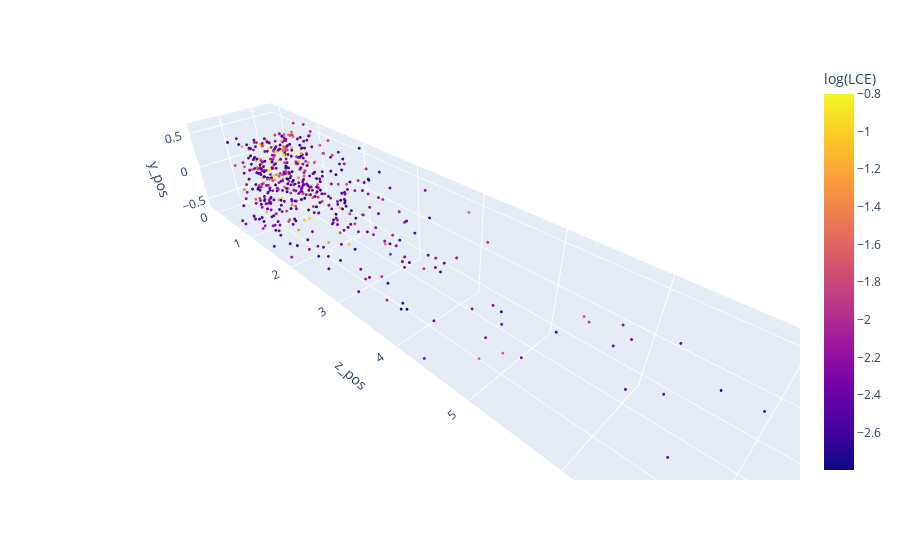
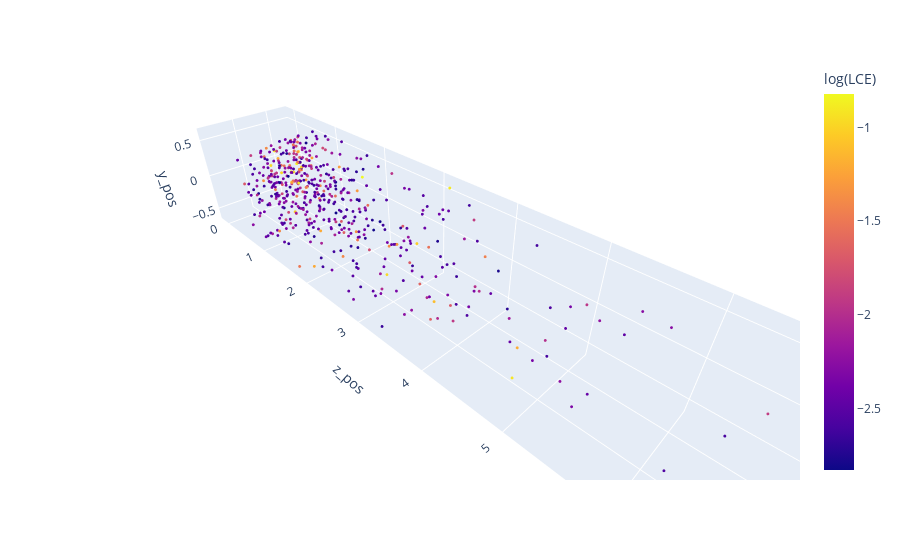
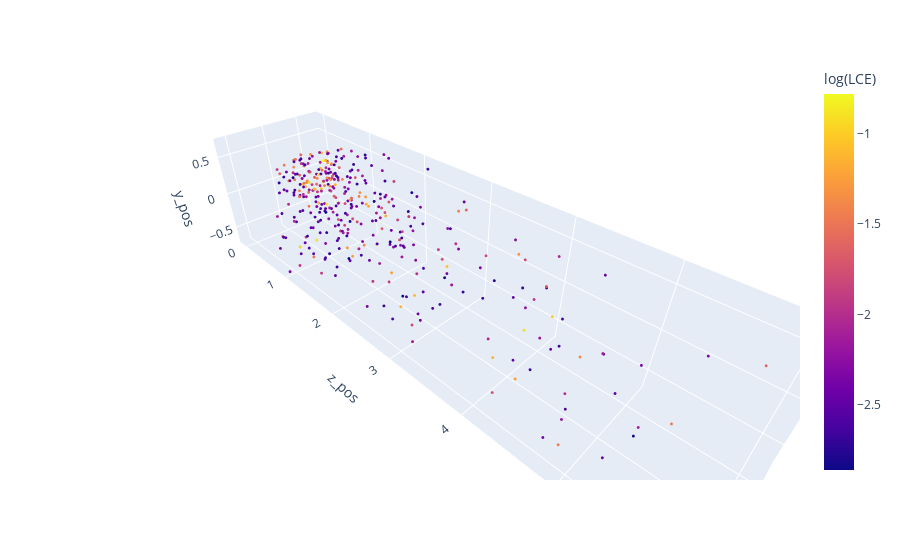
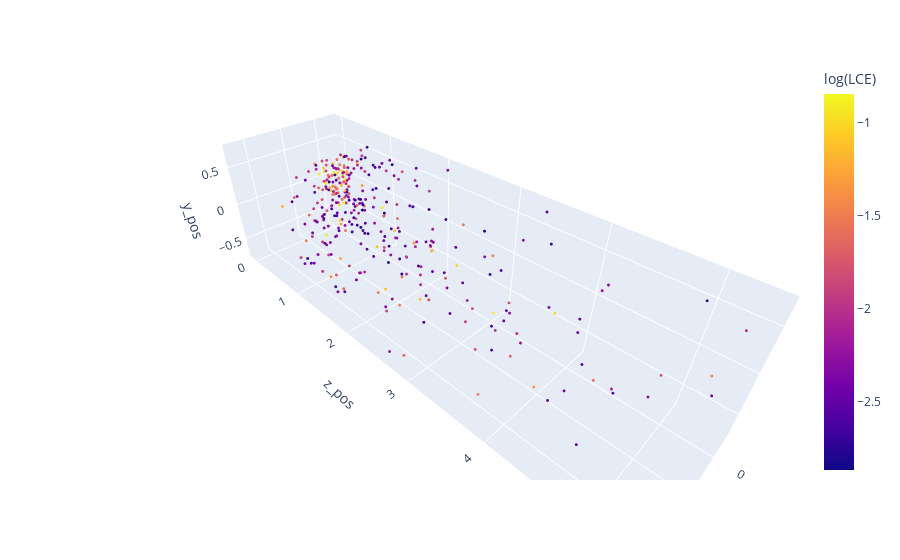

Notebook code for these charts, in order:
### Code cell
# corner and center comparison at each SiPM side trapezoid
l = 0
import plotly.express as px
for i in range(6):

    fig = px.scatter_3d(dfs[l][i], x ='x_pos', y ='z_pos', z ='y_pos', color='log(LCE)')
    fig.update_scenes(aspectmode='data')
    fig.update_traces(opacity=1, selector=dict(type='scatter3d'))
    fig.update_traces(marker_size=1, selector=dict(type='scatter3d'))
    fig.update_traces(marker_colorscale='Hot', selector=dict(type='scatter3d'))
    fig.show()

### Figure 1 — Plotly figure (JSON) as saved in the notebook; plotly's stock layout.template omitted (floating-point values rounded to 4 significant figures; data arrays with more than 128 entries replaced by an {"elided": "..."} marker saying what was removed)
{"data": [{"hovertemplate": "x_pos=%{x}<br>z_pos=%{y}<br>y_pos=%{z}<br>log(LCE)=%{marker.color}<extra></extra>", "legendgroup": "", "marker": {"color": {"elided": "529 float values"}, "coloraxis": "coloraxis", "colorscale": [[0, "rgb(0,0,0)"], [0.3333, "rgb(230,0,0)"], [0.6667, "rgb(255,210,0)"], [1, "rgb(255,255,255)"]], "size": 1, "symbol": "circle"}, "mode": "markers", "name": "", "opacity": 1, "scene": "scene", "showlegend": false, "type": "scatter3d", "x": {"elided": "529 float values"}, "y": {"elided": "529 float values"}, "z": {"elided": "529 float values"}}], "layout": {"coloraxis": {"colorbar": {"title": {"text": "log(LCE)"}}, "colorscale": [[0, "#0d0887"], [0.1111, "#46039f"], [0.2222, "#7201a8"], [0.3333, "#9c179e"], [0.4444, "#bd3786"], [0.5556, "#d8576b"], [0.6667, "#ed7953"], [0.7778, "#fb9f3a"], [0.8889, "#fdca26"], [1, "#f0f921"]]}, "legend": {"tracegroupgap": 0}, "margin": {"t": 60}, "scene": {"aspectmode": "data", "domain": {"x": [0, 1], "y": [0, 1]}, "xaxis": {"title": {"text": "x_pos"}}, "yaxis": {"title": {"text": "z_pos"}}, "zaxis": {"title": {"text": "y_pos"}}}}}

### Figure 2 — Plotly figure (JSON) as saved in the notebook; plotly's stock layout.template omitted (floating-point values rounded to 4 significant figures; data arrays with more than 128 entries replaced by an {"elided": "..."} marker saying what was removed)
{"data": [{"hovertemplate": "x_pos=%{x}<br>z_pos=%{y}<br>y_pos=%{z}<br>log(LCE)=%{marker.color}<extra></extra>", "legendgroup": "", "marker": {"color": {"elided": "551 float values"}, "coloraxis": "coloraxis", "colorscale": [[0, "rgb(0,0,0)"], [0.3333, "rgb(230,0,0)"], [0.6667, "rgb(255,210,0)"], [1, "rgb(255,255,255)"]], "size": 1, "symbol": "circle"}, "mode": "markers", "name": "", "opacity": 1, "scene": "scene", "showlegend": false, "type": "scatter3d", "x": {"elided": "551 float values"}, "y": {"elided": "551 float values"}, "z": {"elided": "551 float values"}}], "layout": {"coloraxis": {"colorbar": {"title": {"text": "log(LCE)"}}, "colorscale": [[0, "#0d0887"], [0.1111, "#46039f"], [0.2222, "#7201a8"], [0.3333, "#9c179e"], [0.4444, "#bd3786"], [0.5556, "#d8576b"], [0.6667, "#ed7953"], [0.7778, "#fb9f3a"], [0.8889, "#fdca26"], [1, "#f0f921"]]}, "legend": {"tracegroupgap": 0}, "margin": {"t": 60}, "scene": {"aspectmode": "data", "domain": {"x": [0, 1], "y": [0, 1]}, "xaxis": {"title": {"text": "x_pos"}}, "yaxis": {"title": {"text": "z_pos"}}, "zaxis": {"title": {"text": "y_pos"}}}}}

### Figure 3 — Plotly figure (JSON) as saved in the notebook; plotly's stock layout.template omitted (floating-point values rounded to 4 significant figures; data arrays with more than 128 entries replaced by an {"elided": "..."} marker saying what was removed)
{"data": [{"hovertemplate": "x_pos=%{x}<br>z_pos=%{y}<br>y_pos=%{z}<br>log(LCE)=%{marker.color}<extra></extra>", "legendgroup": "", "marker": {"color": {"elided": "384 float values"}, "coloraxis": "coloraxis", "colorscale": [[0, "rgb(0,0,0)"], [0.3333, "rgb(230,0,0)"], [0.6667, "rgb(255,210,0)"], [1, "rgb(255,255,255)"]], "size": 1, "symbol": "circle"}, "mode": "markers", "name": "", "opacity": 1, "scene": "scene", "showlegend": false, "type": "scatter3d", "x": {"elided": "384 float values"}, "y": {"elided": "384 float values"}, "z": {"elided": "384 float values"}}], "layout": {"coloraxis": {"colorbar": {"title": {"text": "log(LCE)"}}, "colorscale": [[0, "#0d0887"], [0.1111, "#46039f"], [0.2222, "#7201a8"], [0.3333, "#9c179e"], [0.4444, "#bd3786"], [0.5556, "#d8576b"], [0.6667, "#ed7953"], [0.7778, "#fb9f3a"], [0.8889, "#fdca26"], [1, "#f0f921"]]}, "legend": {"tracegroupgap": 0}, "margin": {"t": 60}, "scene": {"aspectmode": "data", "domain": {"x": [0, 1], "y": [0, 1]}, "xaxis": {"title": {"text": "x_pos"}}, "yaxis": {"title": {"text": "z_pos"}}, "zaxis": {"title": {"text": "y_pos"}}}}}

### Figure 4 — Plotly figure (JSON) as saved in the notebook; plotly's stock layout.template omitted (floating-point values rounded to 4 significant figures; data arrays with more than 128 entries replaced by an {"elided": "..."} marker saying what was removed)
{"data": [{"hovertemplate": "x_pos=%{x}<br>z_pos=%{y}<br>y_pos=%{z}<br>log(LCE)=%{marker.color}<extra></extra>", "legendgroup": "", "marker": {"color": {"elided": "352 float values"}, "coloraxis": "coloraxis", "colorscale": [[0, "rgb(0,0,0)"], [0.3333, "rgb(230,0,0)"], [0.6667, "rgb(255,210,0)"], [1, "rgb(255,255,255)"]], "size": 1, "symbol": "circle"}, "mode": "markers", "name": "", "opacity": 1, "scene": "scene", "showlegend": false, "type": "scatter3d", "x": {"elided": "352 float values"}, "y": {"elided": "352 float values"}, "z": {"elided": "352 float values"}}], "layout": {"coloraxis": {"colorbar": {"title": {"text": "log(LCE)"}}, "colorscale": [[0, "#0d0887"], [0.1111, "#46039f"], [0.2222, "#7201a8"], [0.3333, "#9c179e"], [0.4444, "#bd3786"], [0.5556, "#d8576b"], [0.6667, "#ed7953"], [0.7778, "#fb9f3a"], [0.8889, "#fdca26"], [1, "#f0f921"]]}, "legend": {"tracegroupgap": 0}, "margin": {"t": 60}, "scene": {"aspectmode": "data", "domain": {"x": [0, 1], "y": [0, 1]}, "xaxis": {"title": {"text": "x_pos"}}, "yaxis": {"title": {"text": "z_pos"}}, "zaxis": {"title": {"text": "y_pos"}}}}}
